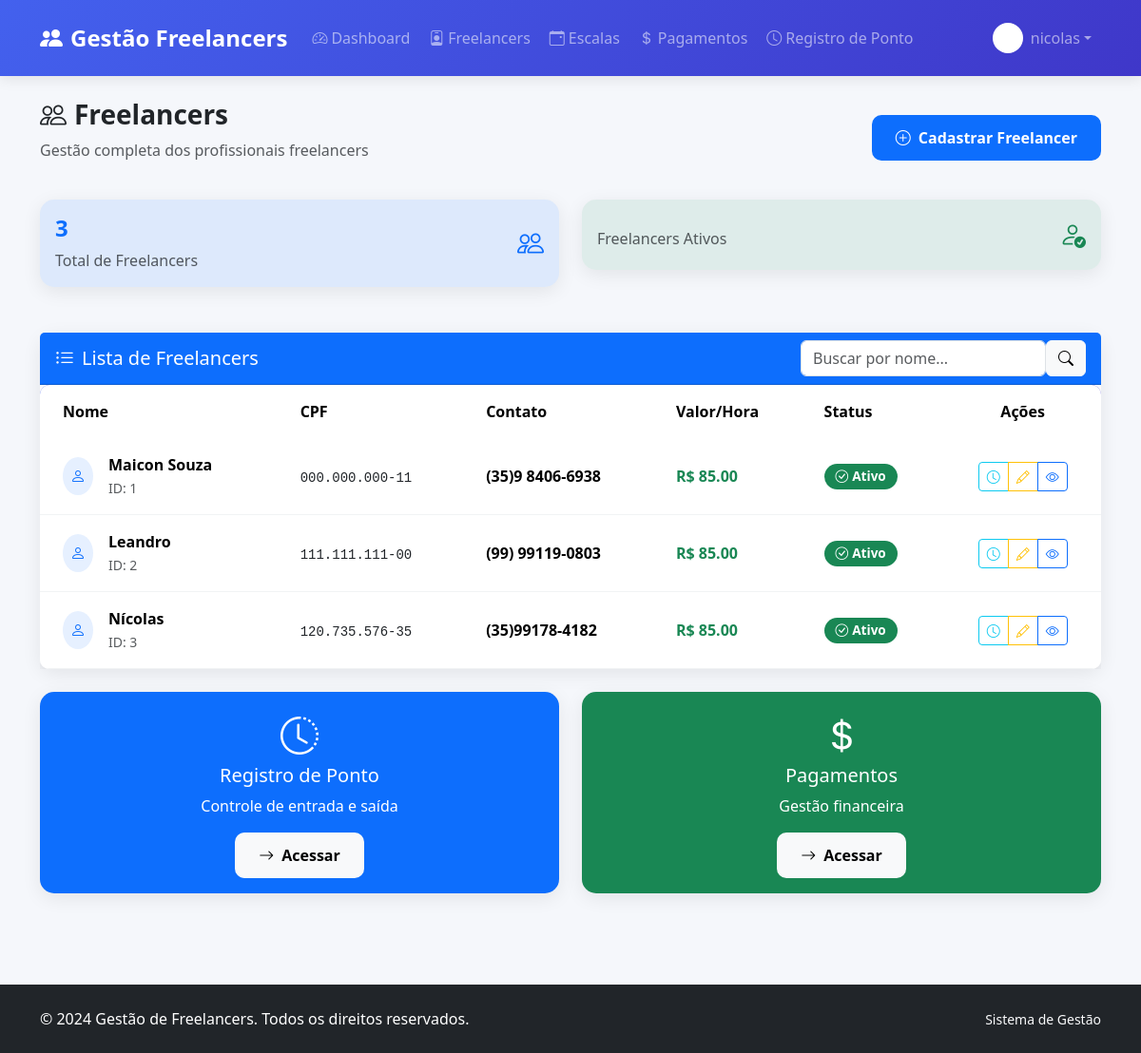
/freelancers/ (signed in), run on an earlier commit of the app's database.
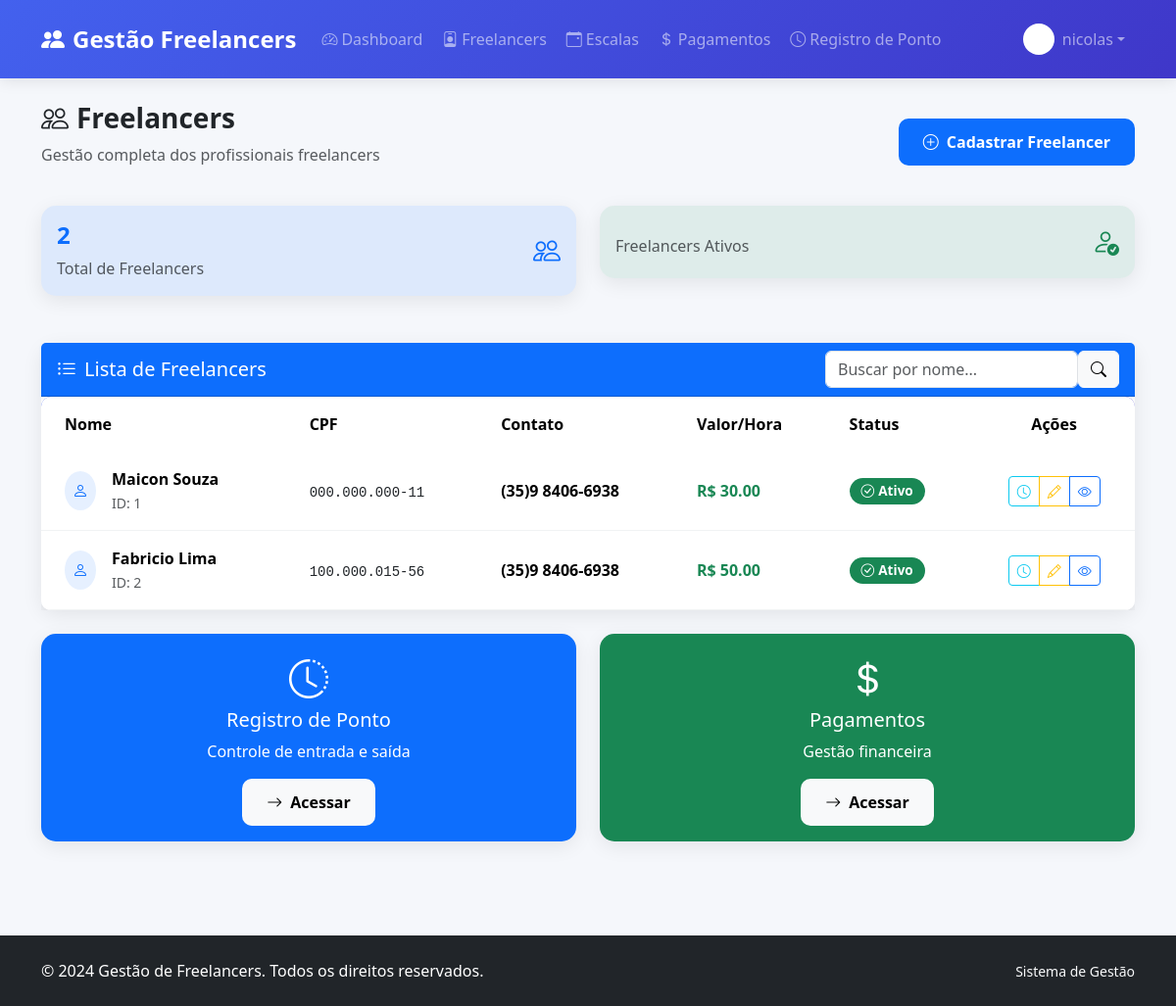
And on a later commit of the database.
### freelancers/models.py (models this page shows, shortened)
class Freelancer(models.Model):
    STATUS_CHOICES = [
        ('ativo', 'Ativo'),
        ('inativo', 'Inativo'),
        ('licenca', 'Licença'),
    ]
    nome = models.CharField(max_length=100)
    cpf = models.CharField(max_length=14, unique=True)
    contato = models.CharField(max_length=50)
    valor_hora = models.DecimalField(max_digits=6, decimal_places=2)
    status = models.CharField(max_length=10, choices=STATUS_CHOICES, default='ativo')

### freelancers/views.py (the view)
# urls.py: path("", views.listar_freelancers, name="listar_freelancers"),
@login_required
def listar_freelancers(request):
    query = request.GET.get('q', '')
    freelancers = Freelancer.objects.all()
    if hasattr(request.user, 'perfilusuario') and request.user.perfilusuario.tipo == 'freelancer':
        return redirect('dashboard_freelancer')
    if query:
        freelancers = freelancers.filter(
            nome__icontains=query
        )
    return render(request, "freelancers/listar_freelancers.html",
    {"freelancers": freelancers, "query": query })

### freelancers/templates/freelancers/listar_freelancers.html (shortened to what the changed rows need)
{% extends 'base.html' %}
{% block content %}
<div class="row">
    <div class="col-12">
        <div class="d-flex justify-content-between align-items-center mb-4">
            <div>
                <h1 class="h3 fw-bold text-dark">
                    <i class="bi bi-people me-2"></i>Freelancers
                </h1>
            </div>
        </div>
        <div class="row mb-4">
            <div class="col-md-6">
                <div class="card card-custom bg-primary bg-opacity-10 border-primary">
                    <div class="card-body">
                        <div class="d-flex justify-content-between align-items-center">
                            <div>
                                <h4 class="text-primary fw-bold">{{ freelancers|length }}</h4>
                                <p class="text-muted mb-0">Total de Freelancers</p>
                            </div>
                        </div>
                    </div>
                </div>
            </div>
        </div>
        <div class="card card-custom">
            <div class="card-body p-0">
                {% if freelancers %}
                <div class="table-responsive">
                    <table class="table table-hover table-custom mb-0">
                        <thead>
                            <tr>
                                <th class="ps-4">Nome</th>
                                <th>CPF</th>
                                <th>Contato</th>
                                <th>Valor/Hora</th>
                                <th>Status</th>
                                <th class="text-center">Ações</th>
                            </tr>
                        </thead>
                        <tbody>
                            {% for f in freelancers %}
                            <tr>
                                <td class="ps-4">
                                    <div class="d-flex align-items-center">
                                        <div class="bg-primary bg-opacity-10 rounded-circle p-2 me-3">
                                            <i class="bi bi-person text-primary"></i>
                                        </div>
                                        <div>
                                            <strong>{{ f.nome }}</strong>
                                            <br>
                                            <small class="text-muted">ID: {{ f.id }}</small>
                                        </div>
                                    </div>
                                </td>
                                <td>
                                    <code class="text-dark">{{ f.cpf }}</code>
                                </td>
                                <td>
                                    <span class="fw-bold">{{ f.contato }}</span>
                                </td>
                                <td>
                                    <span class="fw-bold text-success fs-6">
                                        R$ {{ f.valor_hora }}
                                    </span>
                                </td>
                                <td>
                                    {% if f.status == 'ativo' %}
                                    <span class="badge bg-success status-badge">
                                        <i class="bi bi-check-circle me-1"></i>Ativo
                                    </span>
                                    {% elif f.status == 'inativo' %}
                                    <span class="badge bg-danger status-badge">
                                        <i class="bi bi-x-circle me-1"></i>Inativo
                                    </span>
                                    {% elif f.status == 'ferias' %}
                                    <span class="badge bg-warning status-badge">
                                        <i class="bi bi-sun me-1"></i>Férias
                                    </span>
                                    {% endif %}
                                </td>
                                <td class="text-center">
                                    <div class="btn-group">
                                        <a href="{% url 'listar_pontos' f.id %}" class="btn btn-sm btn-outline-info" title="Registro de Ponto">
                                            <i class="bi bi-clock"></i>
                                        </a>
                                        <a href="{% url 'editar_freelancer' f.id %}" class="btn btn-sm btn-outline-warning" title="Editar">
                                            <i class="bi bi-pencil"></i>
                                        </a>
                                        <a href="{% url 'visualizar_freelancer' f.id %}" class="btn btn-sm btn-outline-primary" title="Detalhes">
                                            <i class="bi bi-eye"></i>
                                        </a>
                                    </div>
                                </td>
                            </tr>
                            {% endfor %}
                        </tbody>
                    </table>
                </div>
                {% endif %}
            </div>
        </div>
    </div>
</div>
{% endblock %}

What changed in the data, as far as the page shows it:
removed Freelancer: nome "Nícolas", id "3", cpf "120.735.576-35", contato "(35)99178-4182", valor_hora "85.00", status "ativo" (drawn)
changed Freelancer "Maicon Souza": valor_hora "85.00" → "30.00"
changed Freelancer id 2: nome "Leandro" → "Fabricio Lima"; cpf "111.111.111-00" → "100.000.015-56"; contato "(99) 99119-0803" → "(35)9 8406-6938"; valor_hora "85.00" → "50.00"
Also different on the page:
{{ freelancers|length }}: "3" → "2"
